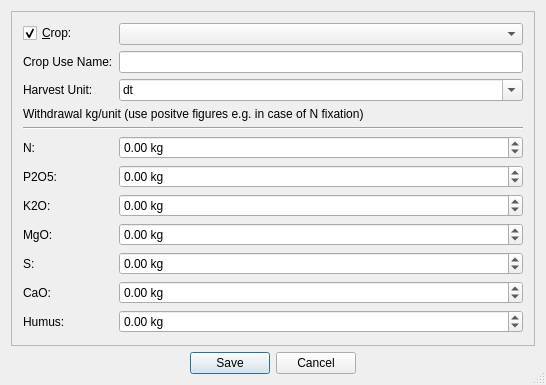
<?xml version="1.0" encoding="UTF-8"?>
<ui version="4.0">
 <class>CropUseDialogClass</class>
 <widget class="QDialog" name="CropUseDialogClass">
  <property name="geometry">
   <rect>
    <x>0</x>
    <y>0</y>
    <width>546</width>
    <height>385</height>
   </rect>
  </property>
  <property name="windowTitle">
   <string>Add Crop Use</string>
  </property>
  <property name="windowIcon">
   <iconset resource="res/res.qrc">
    <normaloff>:/pic/crop16.png</normaloff>:/pic/crop16.png</iconset>
  </property>
  <property name="sizeGripEnabled">
   <bool>true</bool>
  </property>
  <layout class="QVBoxLayout" name="verticalLayout">
   <item>
    <widget class="QFrame" name="frame">
     <property name="frameShape">
      <enum>QFrame::StyledPanel</enum>
     </property>
     <property name="frameShadow">
      <enum>QFrame::Plain</enum>
     </property>
     <layout class="QFormLayout" name="formLayout">
      <property name="fieldGrowthPolicy">
       <enum>QFormLayout::AllNonFixedFieldsGrow</enum>
      </property>
      <item row="0" column="1">
       <widget class="QComboBox" name="comboBoxCrop"/>
      </item>
      <item row="1" column="0">
       <widget class="QLabel" name="label_2">
        <property name="text">
         <string>Crop Use Name:</string>
        </property>
       </widget>
      </item>
      <item row="1" column="1">
       <widget class="QLineEdit" name="lineEditCropUse"/>
      </item>
      <item row="2" column="0">
       <widget class="QLabel" name="label_9">
        <property name="text">
         <string>Harvest Unit:</string>
        </property>
       </widget>
      </item>
      <item row="2" column="1">
       <widget class="QComboBox" name="comboUnit">
        <property name="editable">
         <bool>true</bool>
        </property>
        <item>
         <property name="text">
          <string notr="true">dt</string>
         </property>
        </item>
        <item>
         <property name="text">
          <string notr="true">t</string>
         </property>
        </item>
        <item>
         <property name="text">
          <string notr="true">kg</string>
         </property>
        </item>
       </widget>
      </item>
      <item row="3" column="0" colspan="2">
       <widget class="QLabel" name="label_10">
        <property name="text">
         <string>Withdrawal kg/unit (use positve figures e.g. in case of N fixation)</string>
        </property>
       </widget>
      </item>
      <item row="4" column="0" colspan="2">
       <widget class="Line" name="line">
        <property name="orientation">
         <enum>Qt::Horizontal</enum>
        </property>
       </widget>
      </item>
      <item row="5" column="0">
       <widget class="QLabel" name="label">
        <property name="text">
         <string notr="true">N:</string>
        </property>
       </widget>
      </item>
      <item row="5" column="1">
       <widget class="QDoubleSpinBox" name="dsbN">
        <property name="suffix">
         <string notr="true"> kg</string>
        </property>
        <property name="minimum">
         <double>-999.000000000000000</double>
        </property>
        <property name="maximum">
         <double>999.990000000000009</double>
        </property>
       </widget>
      </item>
      <item row="6" column="0">
       <widget class="QLabel" name="label_3">
        <property name="text">
         <string notr="true">P2O5:</string>
        </property>
       </widget>
      </item>
      <item row="6" column="1">
       <widget class="QDoubleSpinBox" name="dsbP2O5">
        <property name="suffix">
         <string notr="true"> kg</string>
        </property>
        <property name="minimum">
         <double>-999.000000000000000</double>
        </property>
        <property name="maximum">
         <double>999.000000000000000</double>
        </property>
       </widget>
      </item>
      <item row="7" column="0">
       <widget class="QLabel" name="label_4">
        <property name="text">
         <string notr="true">K2O:</string>
        </property>
       </widget>
      </item>
      <item row="7" column="1">
       <widget class="QDoubleSpinBox" name="dsbK2O">
        <property name="suffix">
         <string notr="true"> kg</string>
        </property>
        <property name="minimum">
         <double>-999.000000000000000</double>
        </property>
        <property name="maximum">
         <double>999.000000000000000</double>
        </property>
       </widget>
      </item>
      <item row="8" column="0">
       <widget class="QLabel" name="label_5">
        <property name="text">
         <string notr="true">MgO:</string>
        </property>
       </widget>
      </item>
      <item row="8" column="1">
       <widget class="QDoubleSpinBox" name="dsbMgO">
        <property name="suffix">
         <string notr="true"> kg</string>
        </property>
        <property name="minimum">
         <double>-999.000000000000000</double>
        </property>
        <property name="maximum">
         <double>999.000000000000000</double>
        </property>
       </widget>
      </item>
      <item row="9" column="0">
       <widget class="QLabel" name="label_6">
        <property name="text">
         <string notr="true">S:</string>
        </property>
       </widget>
      </item>
      <item row="9" column="1">
       <widget class="QDoubleSpinBox" name="dsbS">
        <property name="suffix">
         <string notr="true"> kg</string>
        </property>
        <property name="minimum">
         <double>-999.000000000000000</double>
        </property>
        <property name="maximum">
         <double>999.000000000000000</double>
        </property>
       </widget>
      </item>
      <item row="10" column="0">
       <widget class="QLabel" name="label_7">
        <property name="text">
         <string notr="true">CaO:</string>
        </property>
       </widget>
      </item>
      <item row="10" column="1">
       <widget class="QDoubleSpinBox" name="dsbCaO">
        <property name="suffix">
         <string notr="true"> kg</string>
        </property>
        <property name="minimum">
         <double>-999.000000000000000</double>
        </property>
        <property name="maximum">
         <double>999.000000000000000</double>
        </property>
       </widget>
      </item>
      <item row="11" column="0">
       <widget class="QLabel" name="label_8">
        <property name="text">
         <string>Humus:</string>
        </property>
       </widget>
      </item>
      <item row="11" column="1">
       <widget class="QDoubleSpinBox" name="dsbHumus">
        <property name="suffix">
         <string notr="true"> kg</string>
        </property>
        <property name="minimum">
         <double>-999.000000000000000</double>
        </property>
        <property name="maximum">
         <double>999.000000000000000</double>
        </property>
       </widget>
      </item>
      <item row="0" column="0">
       <widget class="QCheckBox" name="checkBox">
        <property name="text">
         <string>&amp;Crop:</string>
        </property>
        <property name="checked">
         <bool>true</bool>
        </property>
       </widget>
      </item>
     </layout>
    </widget>
   </item>
   <item>
    <widget class="QDialogButtonBox" name="buttonBox">
     <property name="standardButtons">
      <set>QDialogButtonBox::Cancel|QDialogButtonBox::Save</set>
     </property>
     <property name="centerButtons">
      <bool>true</bool>
     </property>
    </widget>
   </item>
  </layout>
 </widget>
 <layoutdefault spacing="6" margin="11"/>
 <resources>
  <include location="res/res.qrc"/>
 </resources>
 <connections>
  <connection>
   <sender>buttonBox</sender>
   <signal>accepted()</signal>
   <receiver>CropUseDialogClass</receiver>
   <slot>accept()</slot>
   <hints>
    <hint type="sourcelabel">
     <x>31</x>
     <y>359</y>
    </hint>
    <hint type="destinationlabel">
     <x>54</x>
     <y>130</y>
    </hint>
   </hints>
  </connection>
  <connection>
   <sender>buttonBox</sender>
   <signal>rejected()</signal>
   <receiver>CropUseDialogClass</receiver>
   <slot>reject()</slot>
   <hints>
    <hint type="sourcelabel">
     <x>140</x>
     <y>359</y>
    </hint>
    <hint type="destinationlabel">
     <x>370</x>
     <y>130</y>
    </hint>
   </hints>
  </connection>
  <connection>
   <sender>checkBox</sender>
   <signal>toggled(bool)</signal>
   <receiver>comboBoxCrop</receiver>
   <slot>setEnabled(bool)</slot>
   <hints>
    <hint type="sourcelabel">
     <x>51</x>
     <y>28</y>
    </hint>
    <hint type="destinationlabel">
     <x>203</x>
     <y>39</y>
    </hint>
   </hints>
  </connection>
 </connections>
</ui>
